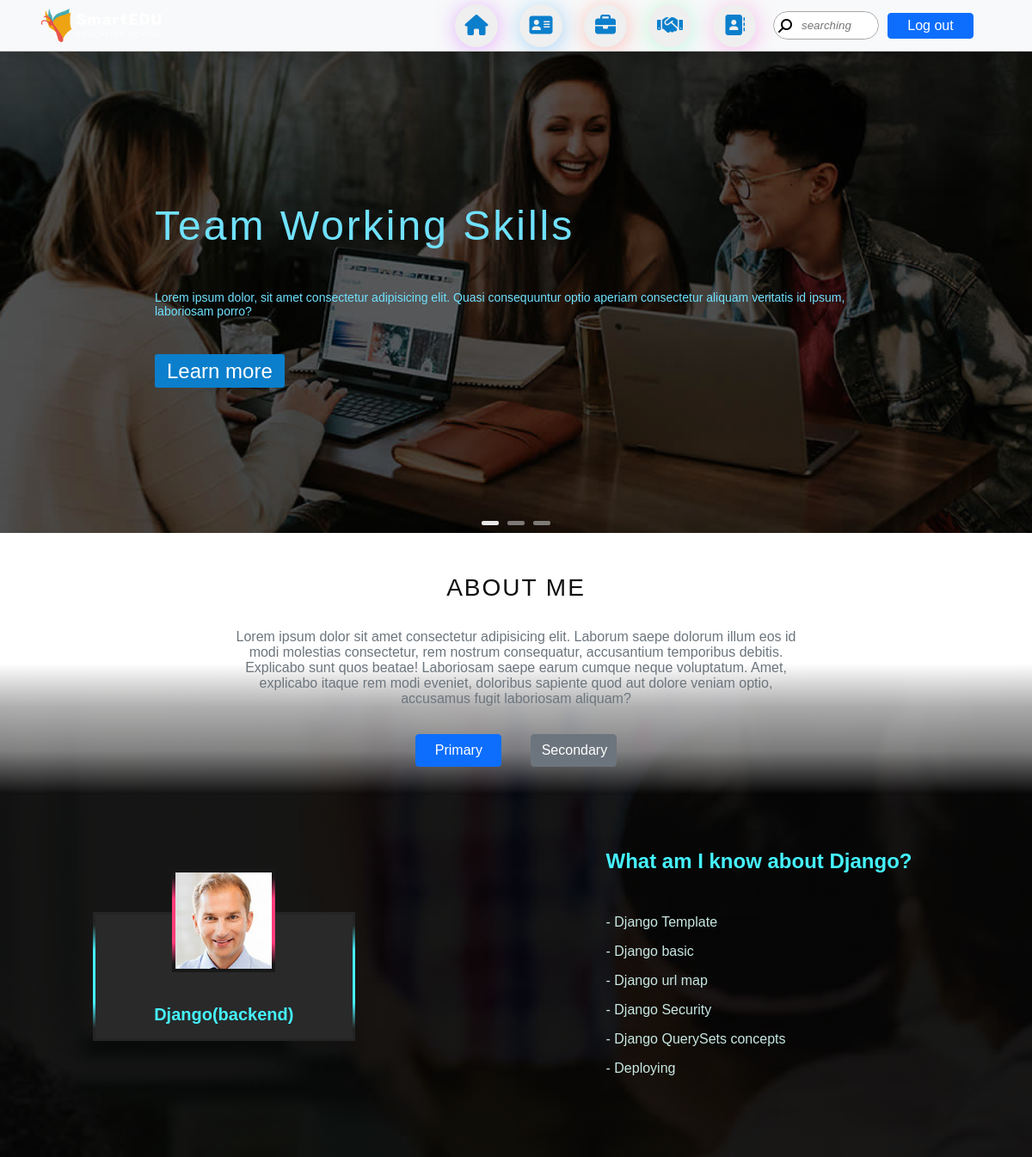
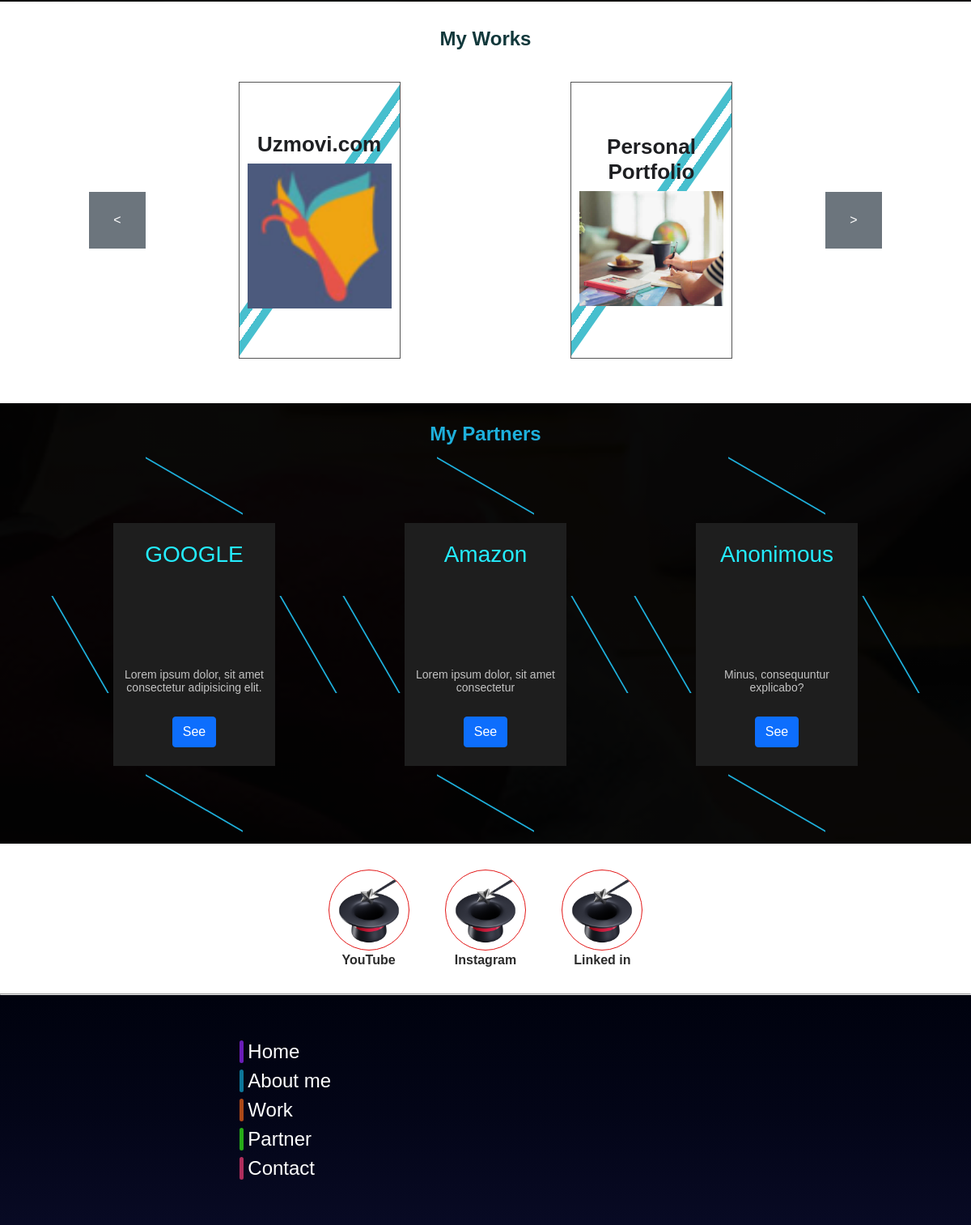
The page /data/home (signed in) on the database its author committed (2 pictures, top to bottom).
### data/models.py (models this page shows, shortened)
class Carusel(models.Model):
    user        = models.ForeignKey(Accaunt, on_delete=models.CASCADE, default=1)
    title       = models.CharField(max_length = 150)
    picture     = models.ImageField(upload_to=carusel_location, max_length=100)
    definition  = models.TextField()

class Work(models.Model):
    user            = models.ForeignKey(Accaunt, on_delete=models.CASCADE)
    title           = models.CharField(max_length = 150)
    picture1        = models.ImageField(upload_to=work_location, max_length=100)
    picture2        = models.ImageField(upload_to=work_location, max_length=100)
    link            = models.URLField()
    technology      = models.TextField()
    active          = models.BooleanField()

class Partner(models.Model):
    user            = models.ForeignKey(Accaunt, on_delete=models.CASCADE)
    title           = models.CharField(max_length = 150)
    definition      = models.TextField()
    link            = models.URLField()

### user/models.py (models this page shows, shortened)
class Profession(models.Model):
    user        =models.ForeignKey(Accaunt,on_delete=models.CASCADE)
    picture     = models.ImageField(upload_to=card_image_location, max_length=100)
    title       =models.CharField(max_length=150)
    exprience   =models.CharField(max_length=100)
    amount_work =models.IntegerField()
    degree      =models.IntegerField()
    text_title  = models.CharField(max_length=255)
    @property
    def SubProfessions(self):
        return self.subprofession_set.all()

class SubProfession(models.Model):
    profession = models.ForeignKey(Profession, on_delete=models.CASCADE)
    definition = models.CharField(max_length=255)

class Contact(models.Model):
    user        = models.ForeignKey(Accaunt, on_delete=models.CASCADE)
    title       = models.CharField(max_length = 150)
    link        = models.URLField()
    icon        = models.ImageField(upload_to=contact_icon, max_length=100)

### data/views.py (the view)
# urls.py: path('home', home, name='home'),
@login_required(login_url="/login/")
def home(request):
    context = {}
    userreq                     = request.user
    carusel                     = Carusel.objects.filter(user=userreq)[:7]
    context['carusels']         = carusel
    professions                 = Profession.objects.filter(user=userreq)[:3]
    context['professions']      = professions
    works                       = Work.objects.filter(user=userreq)
    context['works']            = works
    partners                    = Partner.objects.filter(user=userreq)[:3]
    context['partners']         = partners
    contacts                    = Contact.objects.filter(user=userreq)
    context['contacts']         = contacts
    return render(request, 'index.html', context)

### templates/index.html (shortened to what this page needs)
{% load static %}
<!DOCTYPE html>
<html lang="en">
<head>
    <link rel="stylesheet" href="{% static 'css/main.css' %}">
    <link rel="stylesheet" href="https://cdnjs.cloudflare.com/ajax/libs/font-awesome/6.2.1/css/all.min.css" />
</head>
<body>
    <header>
        {% include "companents/navigation.html" %}
    </header>
    <section>
        {% block base %}
         {% if carusels %}
        <div class="carusel">
            <div class="carusel-items">
                {% for carusel in carusels %}
                    <div class="carusel-item" style="background-image: linear-gradient(rgba(0, 0, 0, 0.6), rgba(0, 0, 0, 0.6)), url({{carusel.picture.url}});">
                        <div class="container spacer">
                            <h1 class="title">{{carusel.title}}</h1>
                            <p class="definition">{{carusel.definition}}</p>
                            <a href="#" class="learn_more">Learn more</a>
                        </div>
                    </div>
                {% endfor %}
            </div>
            <div class="carusel-controller">
            </div>
        </div>
        {% endif %}
        <div class="about" id="about">
            <div class="container">
                <h1 class="about-title">about me</h1>
                <p class="about-definition">Lorem ipsum dolor sit amet consectetur adipisicing elit. Laborum saepe dolorum illum eos id modi molestias consectetur, rem nostrum consequatur, accusantium temporibus debitis. Explicabo sunt quos beatae! Laboriosam saepe earum cumque neque voluptatum. Amet, explicabo itaque rem modi eveniet, doloribus sapiente quod aut dolore veniam optio, accusamus fugit laboriosam aliquam?</p>
                <div class="about-buttons">
                    <button class="btn btn-primary">Primary</button><button class="btn btn-secondary">Secondary</button>
                </div>
            </div>
        </div>
        {% if professions %}
        {% for profession in professions %}
            <div class="container_info" id="profession">
                <div class="information-item information_image">
                        <div class="card">
                        <div class="lines">
                        </div>
                        <div class="imagebox">
                            <img src="{{profession.picture.url}}" alt="user profession">
                        </div>
                        <div class="contain">
                            <div class="detail">
                                <h1 class="title">{{profession.title}}</h1>
                            </div>
                        </div>
                        </div>
                </div>
                <div class="information-item information_text">
                    <h1 class="text_title">{{profession.text_title}}</h1>
                    <ul class="subprofessions">
                        {% for subprof in profession.SubProfessions %}
                            <li class="subprofession"> - {{subprof.definition}}</li>
                        {% endfor %}
                    </ul>
                </div>
            </div>
        {% endfor %}
        {% endif %}
        {% if works %}
        <div class="work-section" id="work">
            <h1>My Works</h1>
            <div class="work_section">
                <div class="work-control work-prew"><</div>
                <div class="container">
                    <div class="work_items">
                        {% for work in works %}
                            <div class="work_item">
                                <div class="card">
                                    <div class="cover">
                                        <h2>{{work.title}}</h2>
                                        <img src="{{work.picture1.url}}" alt="work brend">
                                    </div>
                                    <div class="detail">
                                        <div>
                                            <h2>{{work.title}}</h2>
                                            <div class="card_image">
                                            </div>
                                            <h3>{{work.technology}}</h3>
                                            {% if work.active %}
                                            <a href="{{work.link}}" target="_blank"><button class="btn btn-primary">See work</button></a>
                                            {% endif %}
                                        </div>
                                    </div>
                                </div>
                            </div>
                        {% endfor %}
                    </div>
                </div>
                <div class="work-control work-next">></div>
            </div>
        </div>
        {% endif %}
        {% if partners %}
            <div class="partner" id="partner">
                <h1>My Partners </h1>
                <div class="container">
                    <div class="partner-items">
                        {% for partner in partners %}
                            <div class="partner-item">
                                <div class="card">
                                    <h1>{{partner.title}}</h1>
                                    <h3>{{partner.definition}}</h3>
                                    <a href="{{partner.link}}" target="_blank"><button class="btn btn-primary">See</button></a>
                                </div>
                            </div>
                        {% endfor %}
                    </div>
                </div>
            </div>
        {% endif %}
        {% if contacts %}
            <div class="contacts">
                <div class="container">
                    {% for contact in contacts %}
                        <div class="contact-item">
                            <a href="{{contact.link}}">
                                <div class="icon">
                                    <img src="{{contact.icon.url}}" alt="icon">
                                </div>
                                <h3 class="title">{{contact.title}}</h3>
                            </a>
                        </div>
                    {% endfor %}
                </div>
            </div>
        {% endif %}
        {% endblock %}
    </section>
    <hr>
    <footer>
        {% include 'companents/footer.html' %}
    </footer>
</body>
</html>

### templates/companents/navigation.html (shortened to what this page needs)
{% load static %}
<nav class="navigation">
            <div class="navigation-brand navigation-item">
                <img src="{% static 'logo.png' %}" alt="My brand" class="navigation-brand_image">
            </div>
            <div class="navigation-menu navigation-item">
                <ul class="navigation-menu_items">
                    <li  class="navigation-menu_item"><span class="menu-item_icon"><i class="fa fa-home" aria-hidden="true"></i></span><a href="#" class="menu-item_title">home</a></li>
                    <li  class="navigation-menu_item"><span class="menu-item_icon"><i class="fa-solid fa-address-card"></i></span><a href="#about" class="menu-item_title">about</a></li>
                    <li  class="navigation-menu_item"><span class="menu-item_icon"><i class="fa-solid fa-briefcase"></i></span><a href="#work" class="menu-item_title">work</a></li>
                    <li  class="navigation-menu_item"><span class="menu-item_icon"><i class="fa-solid fa-handshake"></i></span><a href="#partner" class="menu-item_title">partner</a></li>
                    <li  class="navigation-menu_item"><span class="menu-item_icon"><i class="fa-solid fa-address-book"></i></span><a href="#" class="menu-item_title">contact</a></li>
                </ul>
            </div>
            <div class="navigation-item navigation-item1">
                <div class="navigation-search">
                    <input type="text" class="navigation-search_input" placeholder="searching">
                    <span class="navigation-search_icon"><i class="fa-solid fa-magnifying-glass"></i></span>
                </div>
                <div class="navigation-login">
                {% if request.user.is_authenticated %}
                    <a href="{% url 'logout' %}"><button id="navigation-login" class="btn btn-primary">Log out</button></a>
                {% else %}
                    <button id="navigation-login" class="btn btn-primary">Log in</button>
                {% endif %}
                </div>
            </div>
        </nav>

### templates/companents/footer.html (shortened to what this page needs)
<div class="footer">
    <div class="footer-navigation">
        <ul class="footer-navigation_menu">
            <a href="#">
                <li class="footer-navigation_menu_item">Home</li>
            </a><a href="#about">
                <li class="footer-navigation_menu_item">About me</li>
            </a><a href="#work">
                <li class="footer-navigation_menu_item">Work</li>
            </a><a href="#partner">
                <li class="footer-navigation_menu_item">Partner</li>
            </a><a href="#">
                <li class="footer-navigation_menu_item">Contact</li>
            </a>
        </ul>
    </div>
</div>

### rows shown on the page
Carusel: picture (picture), title "Team Working Skills", definition "Lorem ipsum dolor, sit amet consectetur adipisicing elit. Quasi consequuntur optio aperiam consectetur aliquam veritatis id ipsum, laboriosam porro?"
Profession: picture (picture), title "Django(backend)", text_title "What am I know about Django?"
SubProfession: definition "Django Template"
SubProfession: definition "Django basic"
SubProfession: definition "Django url map"
SubProfession: definition "Django Security"
SubProfession: definition "Django QuerySets concepts"
SubProfession: definition "Deploying"
Work: title "Uzmovi.com", picture1 (picture)
Work: title "Personal Portfolio", picture1 (picture)
Partner: title "GOOGLE", definition "Lorem ipsum dolor, sit amet consectetur adipisicing elit."
Partner: title "Amazon", definition "Lorem ipsum dolor, sit amet consectetur"
Partner: title "Anonimous", definition "Minus, consequuntur explicabo?"
Contact: icon (picture), title "YouTube"
Contact: icon (picture), title "Instagram"
Contact: icon (picture), title "Linked in"
